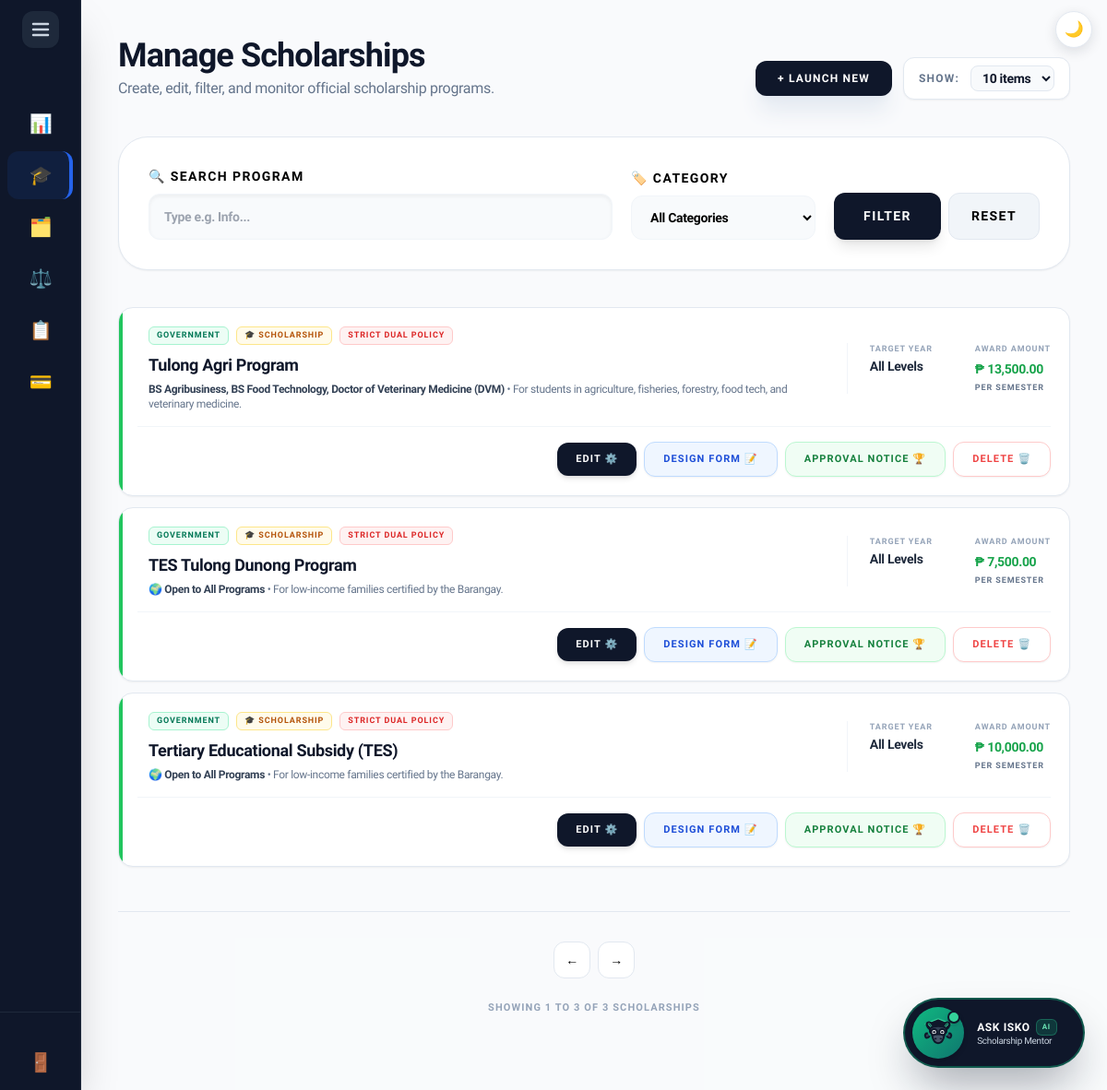
Screenshot of /external_admin/scholarships.php (signed in) with the database file from the repository.
### tables this page shows
CREATE TABLE `scholarship` (
  `ScholarshipID` int(11) NOT NULL AUTO_INCREMENT,
  `ProgramID` int(11) DEFAULT NULL,
  `YearLevel` varchar(50) DEFAULT NULL,
  `Name` varchar(150) NOT NULL,
  `Description` text DEFAULT NULL,
  `Deadline` date NOT NULL,
  `AwardAmount` decimal(10,2) DEFAULT NULL,
  `NumberOfSlots` int(11) DEFAULT NULL,
  `Status` varchar(20) DEFAULT 'Active',
  `MinimumGWA` decimal(4,2) DEFAULT 2.00,
  `CreatedBy` int(11) DEFAULT NULL,
  `GenderRequirement` varchar(20) NOT NULL DEFAULT 'Any',
  `ScholarshipType` enum('Private','Government') DEFAULT 'Private',
  `Category` varchar(50) NOT NULL DEFAULT 'Scholarship',
  `FormConfig` varchar(255) DEFAULT 'Academic,Family,Financial,Essay',
  `ReleaseFrequency` varchar(50) DEFAULT 'Per Semester',
  `AllowsDual` enum('Yes','No') NOT NULL DEFAULT 'No',
  `FormInstructions` text DEFAULT NULL,
  `FormUpdatedAt` datetime DEFAULT NULL,
  `FormTemplate` varchar(150) DEFAULT NULL,
  PRIMARY KEY (`ScholarshipID`),
  KEY `ProgramID` (`ProgramID`),
  KEY `fk_scholarship_creator` (`CreatedBy`),
  CONSTRAINT `fk_scholarship_creator` FOREIGN KEY (`CreatedBy`) REFERENCES `users` (`UserID`) ON DELETE SET NULL,
  CONSTRAINT `scholarship_ibfk_1` FOREIGN KEY (`ProgramID`) REFERENCES `program` (`ProgramID`) ON DELETE CASCADE
);

### includes/scholarship_categories.php (called while the page is built, shortened)
<?php
if (!function_exists('categoryLabel')) {
    function categoryLabel(?string $category): string {
        $category = $category ?: DEFAULT_SCHOLARSHIP_CATEGORY;
        return (SCHOLARSHIP_CATEGORIES[$category] ?? '🏷️') . ' ' . $category;
    }
}

### external_admin/scholarships.php (the view, shortened to what this page needs)
<?php
include '../includes/db_connect.php';
include '../includes/header.php';
include '../includes/external_sidebar.php';
$current_admin_id = $_SESSION['user_id'] ?? $_SESSION['UserID'] ?? null;
$filter_program = isset($_GET['program']) ? trim($_GET['program']) : '';
require_once '../includes/scholarship_categories.php';
$scholarships = [];
try {
    $sql = "SELECT
                s.*,
                GROUP_CONCAT(DISTINCT sp.ProgramID) AS ProgramIDs,
                GROUP_CONCAT(DISTINCT p.ProgramName ORDER BY p.ProgramName SEPARATOR ', ') AS ProgramNames,
                GROUP_CONCAT(DISTINCT CONCAT(dr.RequirementID, '::', dr.DocumentName) SEPARATOR '||') AS Requirements,
                GROUP_CONCAT(DISTINCT CONCAT(sc.CriteriaID, '::', sc.CriteriaName) SEPARATOR '||') AS CriteriaList,
                GROUP_CONCAT(DISTINCT CONCAT(scf.FieldID, '::', scf.FieldName, '::', scf.FieldType, '::', COALESCE(scf.PDFFieldName, '')) SEPARATOR '||') AS CustomFields
            FROM scholarship s
            LEFT JOIN scholarship_programs sp ON sp.ScholarshipID = s.ScholarshipID
            LEFT JOIN program p ON p.ProgramID = sp.ProgramID
            LEFT JOIN document_requirement dr ON dr.ScholarshipID = s.ScholarshipID
            LEFT JOIN scholarship_criteria sc ON sc.ScholarshipID = s.ScholarshipID
            LEFT JOIN scholarship_custom_fields scf ON scf.ScholarshipID = s.ScholarshipID
            WHERE s.CreatedBy = :uid";
    $params = ['uid' => $current_admin_id];
    $sql .= " GROUP BY s.ScholarshipID ORDER BY s.ScholarshipID DESC";
    $scholarships_stmt = $pdo->prepare($sql);
    $scholarships_stmt->execute($params);
    $scholarships = $scholarships_stmt->fetchAll(PDO::FETCH_ASSOC);
} catch (PDOException $e) {
    $scholarships = [];
}
?>
<main class="flex-1 p-5 lg:p-10 lg:ml-72 bg-slate-50/50 min-h-screen transition-all duration-300">
    <header class="mb-8 lg:mb-10 flex flex-col sm:flex-row sm:items-end justify-between gap-4">
        <div>
            <h2 class="text-3xl lg:text-4xl font-black text-slate-900 tracking-tight">Manage Scholarships</h2>
            <p class="text-slate-500 text-sm lg:text-base font-medium mt-1">Create, edit, filter, and monitor official scholarship programs.</p>
        </div>
        <div class="flex items-center gap-3">
            <button onclick="openCreateModal()" class="bg-slate-900 text-white px-6 py-2.5 rounded-xl font-black text-[12px] uppercase tracking-widest hover:bg-blue-600 transition-all shadow-xl shadow-slate-200 active:scale-[0.98]">
                + Launch New
            </button>
            <div class="flex items-center gap-3 bg-white px-4 py-2 rounded-xl border border-slate-200 shadow-sm shrink-0">
                <span class="text-xs font-bold text-slate-500 uppercase tracking-widest hidden sm:inline">Show:</span>
                <select id="itemsPerPage" onchange="changeItemsPerPage()" class="bg-slate-50 border border-slate-200 text-slate-900 text-sm font-bold rounded-lg focus:ring-green-500 focus:border-green-500 block px-2 py-1 outline-none cursor-pointer">
                    <option value="10" selected>10 items</option>
                </select>
            </div>
        </div>
    </header>
    <div class="bg-white p-6 lg:p-8 rounded-[1.5rem] lg:rounded-[2rem] border border-slate-200 shadow-sm mb-10">
        <form method="GET" class="flex flex-wrap items-end gap-5">
            <div class="flex-1 min-w-[150px]">
                <label class="block text-[14px] font-black text-black uppercase tracking-widest mb-2">🔍 Search Program</label>
                <input type="search" name="program" list="programList" value="<?= htmlspecialchars($filter_program) ?>" placeholder="Type e.g. Info..." class="w-full bg-slate-50 border border-slate-100 px-4 py-3.5 rounded-xl font-bold text-sm text-black outline-none focus:ring-2 focus:ring-blue-500/20 focus:bg-white shadow-inner">
            </div>
            <div class="w-full sm:w-auto sm:min-w-[200px]">
                <label class="block text-[14px] font-black text-black uppercase tracking-widest mb-2">🏷️ Category</label>
                <select name="category" class="w-full bg-slate-50 border border-slate-100 px-4 py-3.5 rounded-xl font-bold text-sm text-black outline-none focus:border-blue-500 transition-all cursor-pointer">
                    <option value="">All Categories</option>
                </select>
            </div>
            <div class="flex gap-2 w-full sm:w-auto mt-2 sm:mt-0">
                <button type="submit" class="flex-1 sm:flex-none bg-slate-900 text-white px-8 py-3.5 rounded-xl font-black text-[14px] uppercase tracking-widest hover:bg-blue-600 transition-all shadow-lg">Filter</button>
                <a href="scholarships.php" class="flex-1 sm:flex-none flex items-center justify-center bg-slate-100 text-black px-6 py-3.5 rounded-xl font-black text-[14px] uppercase tracking-widest hover:bg-slate-200 transition-all border border-slate-200">Reset</a>
            </div>
        </form>
    </div>
    <div id="scholarshipsGrid" class="flex flex-col gap-3">
        <?php foreach($scholarships as $s): ?>
            <div class="scholarship-card bg-white rounded-2xl border border-slate-200 shadow-sm hover:shadow-md hover:border-blue-300 transition-all flex flex-col p-5 group relative overflow-hidden">
                <div class="absolute top-0 left-0 w-1 h-full <?= $s['Status'] === 'Active' ? 'bg-green-500' : 'bg-slate-300' ?>"></div>
                <div class="flex flex-col md:flex-row md:items-center gap-4 pl-3">
                    <div class="flex-1 min-w-0">
                        <div class="flex items-center gap-2 mb-2 flex-wrap">
                            <span class="bg-emerald-50 text-emerald-700 px-2 py-0.5 rounded-md text-[9px] font-black uppercase tracking-widest border border-emerald-200 shrink-0">
                                <?= htmlspecialchars($s['ScholarshipType'] ?? 'Private') ?>
                            </span>
                            <span class="bg-amber-50 text-amber-700 px-2 py-0.5 rounded-md text-[9px] font-black uppercase tracking-widest border border-amber-200 shrink-0">
                                <?= htmlspecialchars(categoryLabel($s['Category'] ?? null)) ?>
                            </span>
                            <?php if($s['AllowsDual'] === 'No'): ?>
                                <span class="bg-red-50 text-red-600 px-2 py-0.5 rounded-md text-[9px] font-black uppercase tracking-widest border border-red-200 shrink-0">Strict Dual Policy</span>
                            <?php endif; ?>
                        </div>
                        <h4 class="text-base lg:text-lg font-black text-slate-900 leading-snug line-clamp-2" title="<?= htmlspecialchars($s['Name']) ?>"><?= htmlspecialchars($s['Name']) ?></h4>
                        <p class="mt-1 text-xs font-medium text-slate-500 line-clamp-2">
                            <span class="text-slate-700 font-bold"><?= htmlspecialchars($s['ProgramNames'] ?: '🌍 Open to All Programs') ?></span>
                            <?php if (trim((string) $s['Description']) !== ''): ?><span class="hidden md:inline"> • <?= htmlspecialchars($s['Description']) ?></span><?php endif; ?>
                        </p>
                    </div>
                    <div class="flex items-start gap-6 md:pl-6 md:border-l border-slate-100 shrink-0">
                        <div class="min-w-[90px]">
                            <span class="text-[9px] font-bold text-slate-400 uppercase tracking-widest block mb-0.5">Target Year</span>
                            <span class="text-sm font-black text-slate-800 block max-w-[160px] leading-snug"><?= htmlspecialchars($s['YearLevel'] ?: 'All Levels') ?></span>
                        </div>
                        <div>
                            <span class="text-[9px] font-bold text-slate-400 uppercase tracking-widest block mb-0.5">Award Amount</span>
                            <span class="text-sm font-black text-green-600 whitespace-nowrap">₱ <?= number_format($s['AwardAmount'], 2) ?></span>
                            <span class="text-[9px] font-bold text-slate-500 uppercase tracking-widest block mt-0.5"><?= htmlspecialchars($s['ReleaseFrequency'] ?? 'Per Semester') ?></span>
                        </div>
                    </div>
                </div>
                <div class="mt-4 pt-4 pl-3 border-t border-slate-100 flex flex-wrap items-center justify-end gap-2">
                    <button type="button"
                        data-id="<?= $s['ScholarshipID'] ?>"
                        data-name="<?= htmlspecialchars($s['Name'] ?? '', ENT_QUOTES) ?>"
                        data-desc="<?= htmlspecialchars($s['Description'] ?? '', ENT_QUOTES) ?>"
                        data-amount="<?= $s['AwardAmount'] ?? 0 ?>"
                        data-release="<?= htmlspecialchars($s['ReleaseFrequency'] ?? 'Per Semester', ENT_QUOTES) ?>"
                        data-gpa="<?= $s['MinimumGWA'] ?? 2.00 ?>"
                        data-deadline="<?= $s['Deadline'] ?? '' ?>"
                        data-programs="<?= htmlspecialchars($s['ProgramIDs'] ?? '', ENT_QUOTES) ?>"
                        data-year="<?= htmlspecialchars($s['YearLevel'] ?? '', ENT_QUOTES) ?>"
                        data-status="<?= htmlspecialchars($s['Status'] ?? '', ENT_QUOTES) ?>"
                        data-slots="<?= htmlspecialchars($s['NumberOfSlots'] ?? '', ENT_QUOTES) ?>"
                        data-requirements="<?= htmlspecialchars($s['Requirements'] ?? '', ENT_QUOTES) ?>"
                        data-criteria="<?= htmlspecialchars($s['CriteriaList'] ?? '', ENT_QUOTES) ?>"
                        data-customfields="<?= htmlspecialchars($s['CustomFields'] ?? '', ENT_QUOTES) ?>"
                        data-gender="<?= htmlspecialchars($s['GenderRequirement'] ?? 'Any', ENT_QUOTES) ?>"
                        data-type="<?= htmlspecialchars($s['ScholarshipType'] ?? 'Private', ENT_QUOTES) ?>"
                        data-category="<?= htmlspecialchars($s['Category'] ?? DEFAULT_SCHOLARSHIP_CATEGORY, ENT_QUOTES) ?>"
                        data-dual="<?= htmlspecialchars($s['AllowsDual'] ?? 'No', ENT_QUOTES) ?>"
                        onclick="openEditModal(this)"
                        class="bg-slate-900 text-white hover:bg-blue-600 px-5 py-2.5 rounded-xl text-[11px] font-black uppercase tracking-widest transition-all shadow-md active:scale-95 shrink-0 whitespace-nowrap">
                        Edit ⚙️
                    </button>
                    <a href="form_builder.php?id=<?= (int) $s['ScholarshipID'] ?>" class="bg-blue-50 text-blue-700 border border-blue-200 hover:bg-blue-600 hover:text-white px-5 py-2.5 rounded-xl text-[11px] font-black uppercase tracking-widest transition-all shadow-sm active:scale-95 shrink-0 whitespace-nowrap" title="Design the application form students fill in">
                        Design Form 📝
                    </a>
                    <a href="award_notice.php?id=<?= (int) $s['ScholarshipID'] ?>" class="bg-green-50 text-green-700 border border-green-200 hover:bg-green-600 hover:text-white px-5 py-2.5 rounded-xl text-[11px] font-black uppercase tracking-widest transition-all shadow-sm active:scale-95 shrink-0 whitespace-nowrap" title="What approved scholars must still submit (sent with their Approval Notice)">
                        Approval Notice 🏆
                    </a>
                    <form action="../actions/process_crud.php" method="POST" class="m-0" onsubmit="return confirm('Are you sure you want to permanently delete this scholarship? All applications and dynamic forms attached to it will be wiped out.');">
                        <button type="submit" class="bg-white border border-red-200 text-red-500 hover:bg-red-500 hover:text-white px-5 py-2.5 rounded-xl text-[11px] font-black uppercase tracking-widest transition-all shadow-sm active:scale-95 shrink-0 whitespace-nowrap">
                            Delete 🗑️
                        </button>
                    </form>
                </div>
            </div>
        <?php endforeach; ?>
    </div>
    <div class="flex flex-col items-center justify-center mt-12 gap-4 border-t border-slate-200 pt-8 pb-10">
        <div id="paginationControls" class="flex flex-wrap justify-center gap-2"></div>
        <div id="pageInfo" class="text-[11px] font-black text-slate-400 uppercase tracking-widest text-center mt-2"></div>
    </div>
</main>
<?php include '../includes/footer.php'; ?>

### rows the page displays
scholarship: ScholarshipType "GOVERNMENT", Category "🎓 SCHOLARSHIP", AllowsDual "STRICT DUAL POLICY", Name "Tulong Agri Program", ProgramNames "BS Agribusiness, BS Food Technology, Doctor of Veterinary Medicine (DVM)", Description "For students in agriculture, fisheries, forestry, food tech, and veterinary medicine.", YearLevel "All Levels", AwardAmount "13,500.00", ReleaseFrequency "PER SEMESTER"
scholarship: ScholarshipType "GOVERNMENT", Category "🎓 SCHOLARSHIP", AllowsDual "STRICT DUAL POLICY", Name "TES Tulong Dunong Program", ProgramNames "🌍 Open to All Programs", Description "For low-income families certified by the Barangay.", YearLevel "All Levels", AwardAmount "7,500.00", ReleaseFrequency "PER SEMESTER"
scholarship: ScholarshipType "GOVERNMENT", Category "🎓 SCHOLARSHIP", AllowsDual "STRICT DUAL POLICY", Name "Tertiary Educational Subsidy (TES)", ProgramNames "🌍 Open to All Programs", Description "For low-income families certified by the Barangay.", YearLevel "All Levels", AwardAmount "10,000.00", ReleaseFrequency "PER SEMESTER"

### other values shown
$item[1] "📊"
$item[1] "🎓"
$item[1] "🗂️"
$item[1] "⚖️"
$item[1] "📋"
$item[1] "💳"
